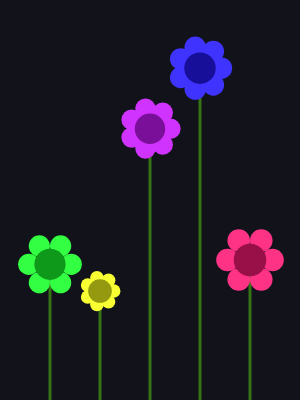
Frame 1 (no input)
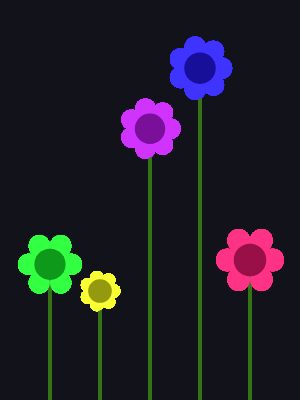
Frame 60 (no input)
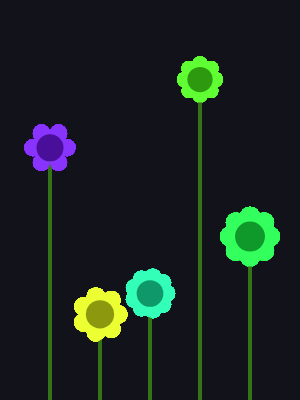
Frame 120 (the mouse pressed at the canvas centre since frame 60)

The p5.js sketch that drew these frames (run headless with seeded random() and noise() and a simulated clock; from frame 60 on, the mouse is pressed at the canvas centre):

// p5.js sketch
// ── sketch.js
let flowers = [];

function setup() {
  createCanvas(300, 400);
  angleMode(DEGREES);
  colorMode(HSB);
  background(230, 30, 10);
  initFlowers();
}

function draw() {
  flowers.forEach((flower) => {
    drawFlower(
      flower.randomW,
      flower.randomH,
      flower.randomNum,
      flower.randomR,
      flower.randomC,
      flower.petalColor,
      flower.centerColor
    );
  });
}

function mousePressed() {
  background(230, 30, 10);
  flowers = [];
  initFlowers();
}

function drawPetals(num, theta, r, petalColor) {
  fill(petalColor);
  noStroke();
  for (let i = 0; i < num; i++) {
    let x = cos(theta * i) * r;
    let y = sin(theta * i) * r;
    circle(x, y, r);
  }
}

function drawFlower(x, y, petals, r, circleSize, petalColor, centerColor) {
  push();
  translate(x, y);
  strokeWeight(3);
  stroke(100, 80, 45);
  line(0, 0, 0, height - y);
  drawPetals(petals, 360 / petals, r, petalColor);
  fill(centerColor);
  noStroke();
  circle(0, 0, circleSize);
  pop();
}

function initFlowers() {
  for (let i = 0; i < 5; i++) {
    let margin = 50;
    let randomW = i * 50 + margin;
    let randomH = random(margin, height - margin);
    let randomNum = floor(random(6, 10));
    let randomR = random(10, 25);
    let randomC = randomR + 10;

    let petalHue = random(0, 360);
    let petalColor = color(petalHue, 80, 100);
    let centerColor = color(petalHue, 90, 60);

    flowers.push({
      randomW,
      randomH,
      randomNum,
      randomR,
      randomC,
      petalColor,
      centerColor,
    });
  }
}
